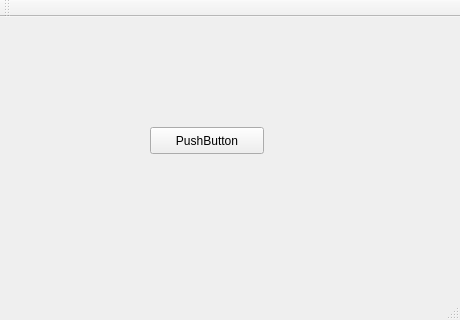
<?xml version="1.0" encoding="UTF-8"?>
<ui version="4.0">
 <class>MainWindow</class>
 <widget class="QMainWindow" name="MainWindow">
  <property name="geometry">
   <rect>
    <x>0</x>
    <y>0</y>
    <width>460</width>
    <height>320</height>
   </rect>
  </property>
  <property name="windowTitle">
   <string>MainWindow</string>
  </property>
  <widget class="QWidget" name="centralWidget">
   <widget class="QPushButton" name="pushButton">
    <property name="geometry">
     <rect>
      <x>150</x>
      <y>110</y>
      <width>114</width>
      <height>27</height>
     </rect>
    </property>
    <property name="text">
     <string>PushButton</string>
    </property>
   </widget>
  </widget>
  <widget class="QMenuBar" name="menuBar">
   <property name="geometry">
    <rect>
     <x>0</x>
     <y>0</y>
     <width>460</width>
     <height>24</height>
    </rect>
   </property>
  </widget>
  <widget class="QToolBar" name="mainToolBar">
   <attribute name="toolBarArea">
    <enum>TopToolBarArea</enum>
   </attribute>
   <attribute name="toolBarBreak">
    <bool>false</bool>
   </attribute>
  </widget>
  <widget class="QStatusBar" name="statusBar"/>
 </widget>
 <layoutdefault spacing="6" margin="11"/>
 <resources/>
 <connections/>
</ui>
